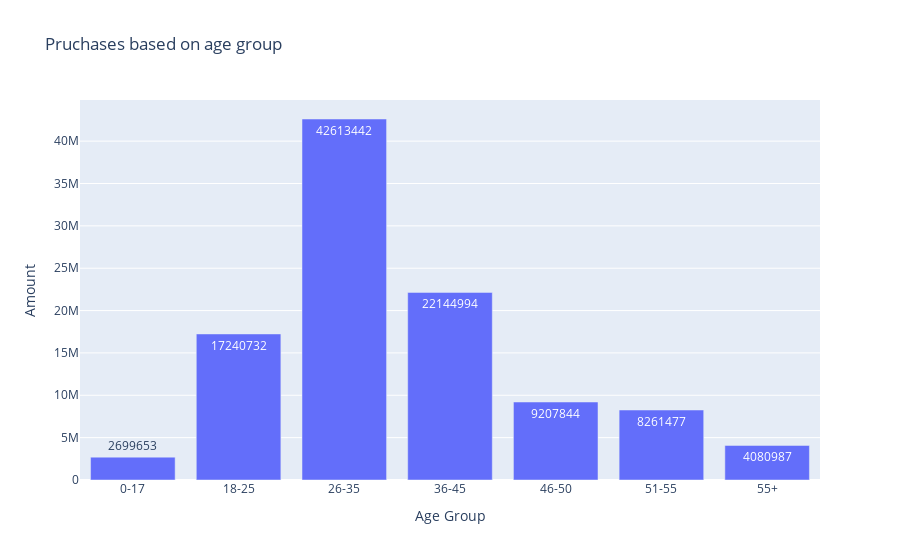

Notebook source saved alongside this figure:
### Code cell
fig = px.bar(age_purchase , x='Age Group' , y= 'Amount' , title= 'Pruchases based on age group' , text='Amount' )
fig.show()

### Figure 1 — Plotly figure (JSON) as saved in the notebook; plotly's stock layout.template omitted (floating-point values rounded to 4 significant figures)
{"data": [{"alignmentgroup": "True", "hovertemplate": "Age Group=%{x}<br>Amount=%{text}<extra></extra>", "legendgroup": "", "marker": {"color": "#636efa", "pattern": {"shape": ""}}, "name": "", "offsetgroup": "", "orientation": "v", "showlegend": false, "text": [2699653, 17240732, 42613442, 22144994, 9207844, 8261477, 4080987], "textposition": "auto", "type": "bar", "x": ["0-17", "18-25", "26-35", "36-45", "46-50", "51-55", "55+"], "xaxis": "x", "y": [2699653, 17240732, 42613442, 22144994, 9207844, 8261477, 4080987], "yaxis": "y"}], "layout": {"barmode": "relative", "legend": {"tracegroupgap": 0}, "title": {"text": "Pruchases based on age group"}, "xaxis": {"anchor": "y", "domain": [0, 1], "title": {"text": "Age Group"}}, "yaxis": {"anchor": "x", "domain": [0, 1], "title": {"text": "Amount"}}}}
